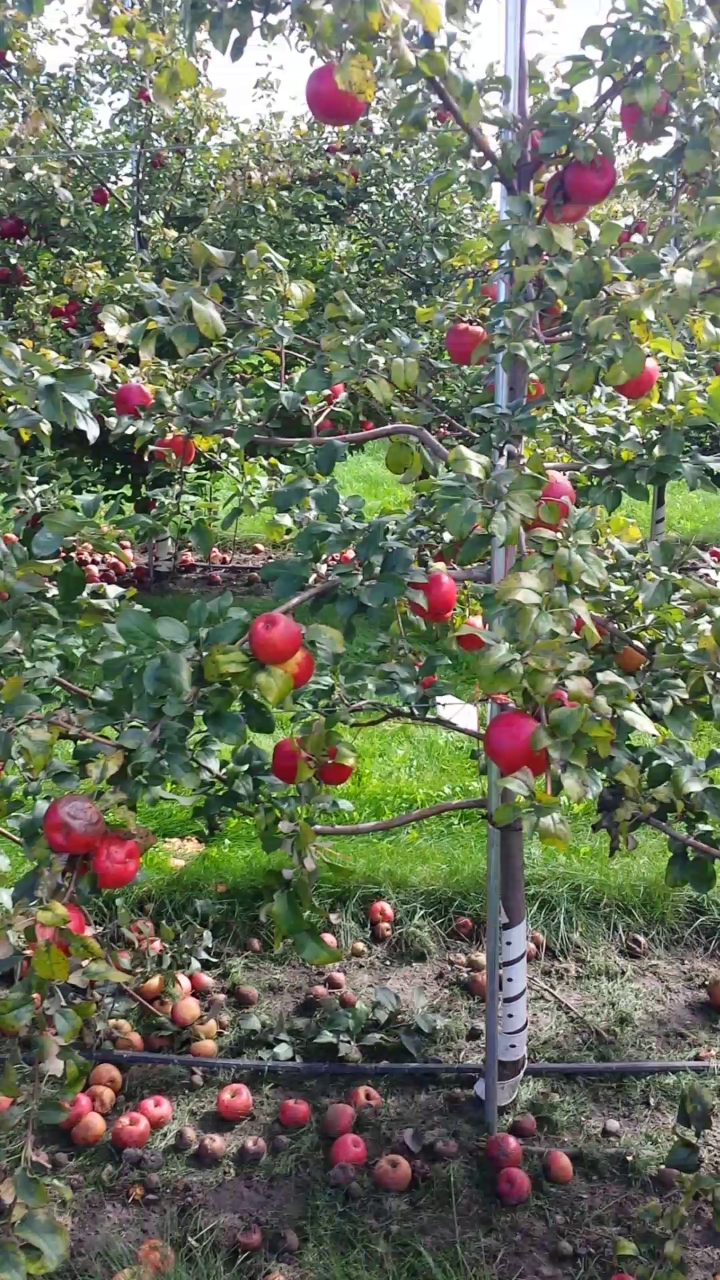
%> input picture dataset1_back_631.png, 720 x 1280 px
$ octave pruebas1.m   (GNU Octave 9; MATLAB toolbox functions it lacks are replaced by stand-ins)
%> lines starting %> are read from the running program, lines starting %| are printed output that depends on the picture; in (x1, y1, x2, y2) boxes, pixels count from 0 and x2, y2 are one past the last pixel; in counts of white or black regions, pixels touching at a corner belong together; the program's own positions count from 1
original = imread('dataset1_back_631.png');
%> original is the input picture: size 1280x720x3 uint8; mean R, G, B 107.8, 113, 93.2

reducida = imresize(original,0.5);

figure(1)
subplot(1,2,1), imshow(original);
title('Original');
subplot(1,2,2), imshow(reducida);
title('Reducida 0.5');

%% Obtención de RGB
% Se observa en los resultados como ninguno de los canales por separado
% permite distinguir las manzanas del resto de la imagen.

r = reducida(:,:,1);
g = reducida(:,:,2);
b = reducida(:,:,3);

figure(2)
subplot(1,3,1), imshow(r);
title('Canal R');
subplot(1,3,2), imshow(g);
title('Canal G');
subplot(1,3,3), imshow(b);
title('Canal B');

%% Obtención de Drg y Drb

r0 = cast(r,"single")./(cast(r,"single")+cast(g,"single")+cast(b,"single"));
g0 = cast(g,"single")./(cast(r,"single")+cast(g,"single")+cast(b,"single"));
b0 = cast(b,"single")./(cast(r,"single")+cast(g,"single")+cast(b,"single"));

Drg = r0-g0;
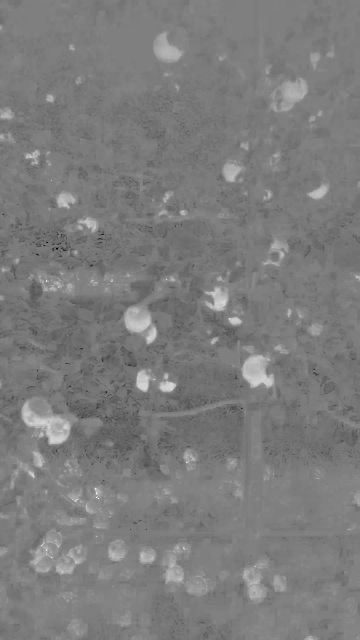
%> Drg: size 640x360 single; min -1, max 1, mean -0.0229; drawn with min black and max white
Drb = r0-b0;pixel distribution
%> after `Drb = r0-b0`:
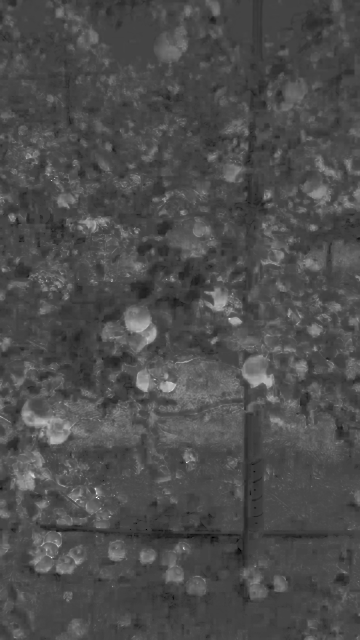
%> Drb: size 640x360 single; min -0.367, max 1, mean 0.0482; drawn with min black and max white
%> (this line was passed over: pixel is not available in this run)

alpha = 0.15;
beta = 0.25;

figure(3)
scatter(Drb,Drg);
% title('Distribución de píxeles en Drb/Drg');
xlabel('Drb')
ylabel('Drg')
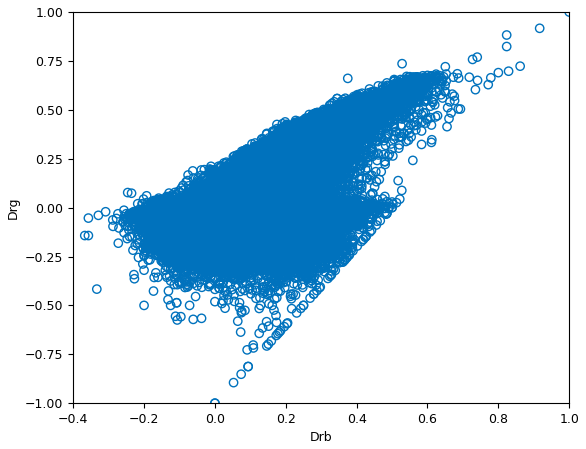
%> figure redrawn from the program's plot data

%% Umbral propio con floats
Drg_bin = imbinarize(Drg,alpha);
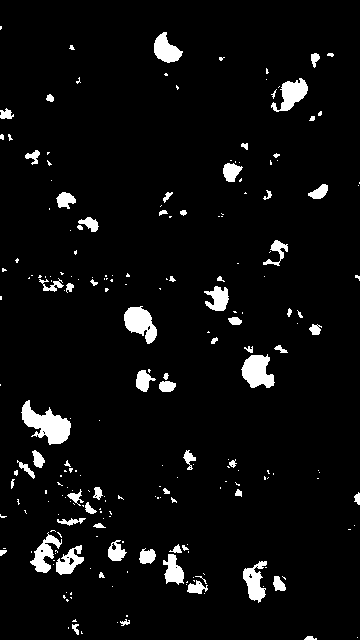
%> Drg_bin: size 640x360 logical; 5% white; 225 white regions (156 under 20 px), largest, box (x1, y1, x2, y2) and area: (21, 400, 71, 445) 1127, (241, 354, 275, 388) 780, (124, 306, 157, 344) 751

figure (4)
subplot(1,3,1), imshow(reducida);
subplot(1,3,2), imagesc(Drg_bin);
subplot(1,3,3), imshow(Drg);

%% Opening and closing
% La máscara disco da resultados muy cuadrados. El diamante da
% resultados mas redondos. El diametro 3 parece el mejor compromiso entre
% perder manzanas (diametros mayores) y captar ruido (diametros menores)

se = strel('diamond',3);
limpia = imopen(Drg_bin,se);
%> limpia: size 640x360 logical; 3.5% white; 39 white regions, largest, box (x1, y1, x2, y2) and area: (21, 402, 71, 444) 1051, (241, 355, 275, 388) 755, (124, 307, 152, 334) 576
limpia = imclose(limpia,se);
%> limpia: size 640x360 logical; 3.6% white; 35 white regions, largest, box (x1, y1, x2, y2) and area: (21, 402, 71, 444) 1074, (241, 355, 275, 388) 760, (124, 307, 157, 344) 756

se = strel('diamond',2);
limpia2 = imopen(Drg_bin,se);
%> limpia2: size 640x360 logical; 4% white; 64 white regions (14 under 20 px), largest, box (x1, y1, x2, y2) and area: (21, 401, 71, 445) 1081, (241, 355, 275, 388) 767, (124, 307, 157, 344) 734
limpia2 = imclose(limpia2,se);
%> limpia2: size 640x360 logical; 4.1% white; 57 white regions (12 under 20 px), largest, box (x1, y1, x2, y2) and area: (21, 401, 71, 445) 1093, (241, 355, 275, 388) 770, (124, 307, 157, 344) 752

se = strel('disk',3);
limpia3 = imopen(Drg_bin,se);
%> limpia3: size 640x360 logical; 3.8% white; 50 white regions, largest, box (x1, y1, x2, y2) and area: (22, 401, 71, 444) 1056, (242, 355, 274, 388) 771, (124, 307, 157, 343) 735
limpia3 = imclose(limpia3,se);
%> limpia3: size 640x360 logical; 3.9% white; 44 white regions, largest, box (x1, y1, x2, y2) and area: (22, 401, 71, 444) 1105, (242, 355, 274, 388) 772, (124, 307, 157, 343) 757

% figure (5)
subplot(1,5,1), imshow(reducida);
title('Original');
subplot(1,5,2), imagesc(Drg_bin);
title('Binarizado');
subplot(1,5,3), imagesc(limpia);
title('Diamante 3');
subplot(1,5,4), imagesc(limpia2);
title('Diamante 2');
subplot(1,5,5), imagesc(limpia3);
title('Disco 3');
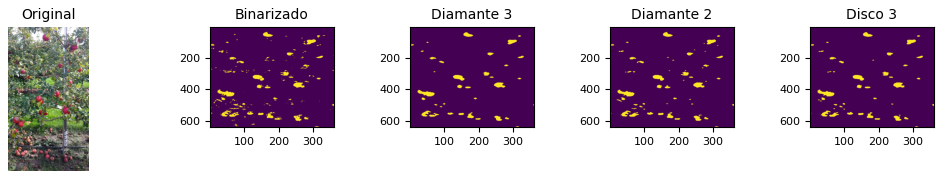
%> figure redrawn from the program's plot data, 5 panels

%% Bordes

gris = rgb2gray(reducida);
BW2=edge(gris,'canny');
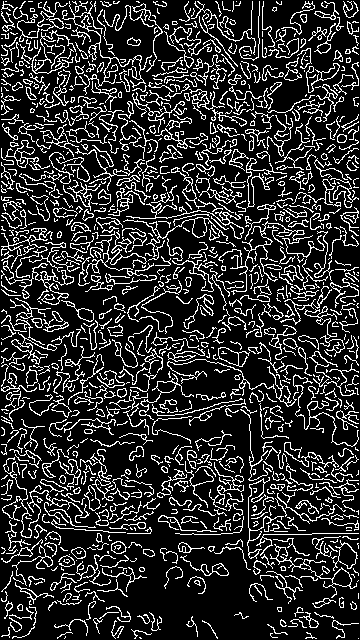
%> BW2: size 640x360 logical; 18.3% white in thin lines or dots

figure(6);
subplot(1,3,1), imshow(gris);
subplot(1,3,2), imshow(BW2);
title('Reducida 0.5');

%% Aplicar mascara
% Aplico sobre la imagen original la mascara

limpiaX3 = cat(3, limpia, limpia, limpia);
%> limpiaX3: size 640x360x3 logical; 3.6% white; 35 white regions
Inew = r.*uint8(limpia);

figure(7);
subplot(1,3,1), imshow(reducida);
subplot(1,3,2), imshow(limpia);
subplot(1,3,3), imshow(Inew);

%% Características
caract = regionprops(limpia, 'all');
%> caract = 35 regions; largest, box (x1, y1, x2, y2), Area, Centroid, MajorAxisLength, MinorAxisLength and Eccentricity: (21, 402, 71, 444) 1074 [47.8 425.5] 57.93 26.41 0.89, (241, 355, 275, 388) 760 [257.9 372] 36.15 29.16 0.591, (124, 307, 157, 344) 756 [141.1 323.7] 41.35 24.57 0.804

figure(8)
imshow(original);

for i = 1:length(caract)
    rectangle('Position', caract(i).BoundingBox*2, 'LineWidth', 2, 'EdgeColor', 'r')
end
%> this loop made 35 passes
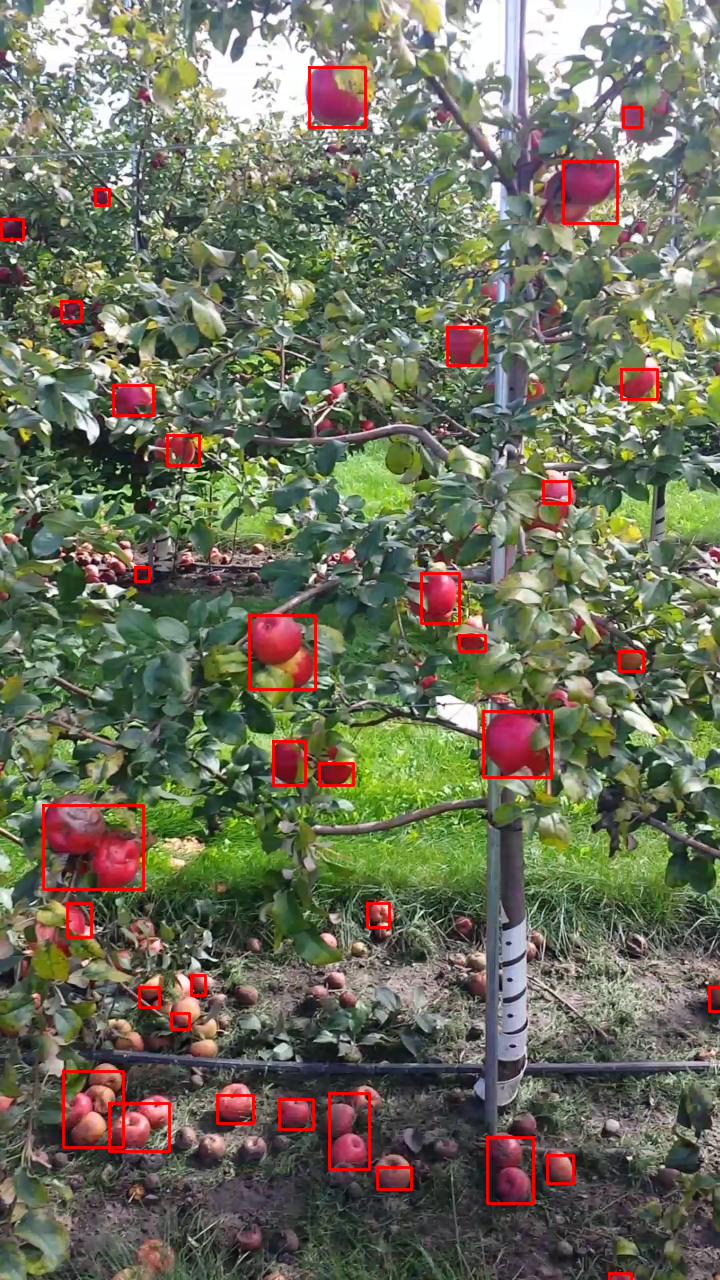
%> figure redrawn from the program's plot data
